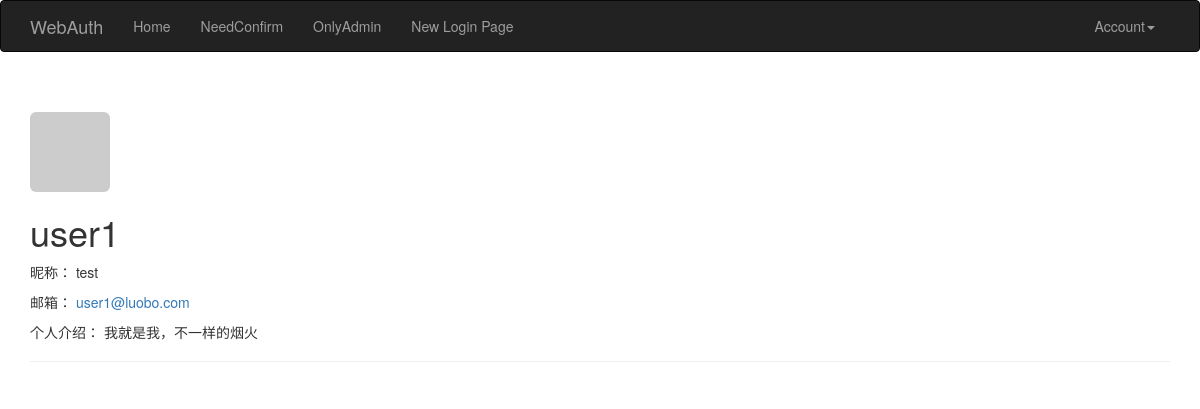
The app's page /user/user1 (signed in), older data.
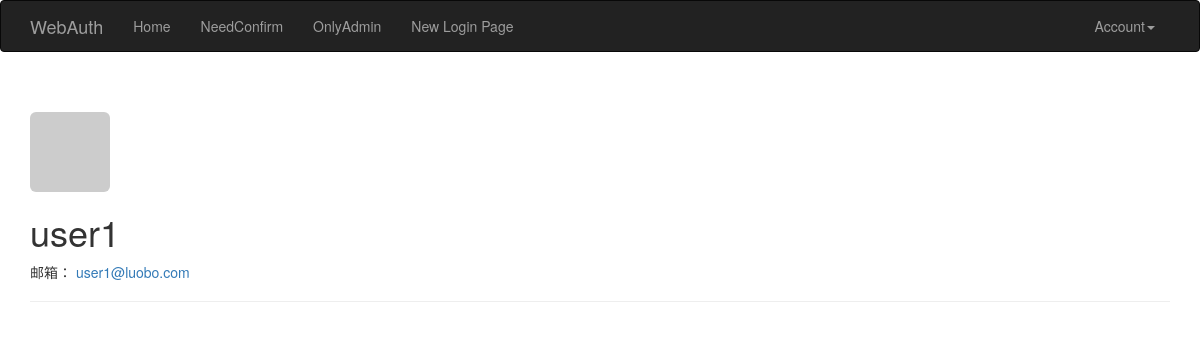
The same page, newer data.
### app/models.py (models this page shows, shortened)
class WebUser(UserMixin, db.Model):
    __tablename__ = 'webuser'
    id = db.Column(db.Integer, primary_key=True)
    user_id = db.Column(db.String(64), unique=True, index=True)
    email = db.Column(db.String(64), unique=True, index=True)
    username = db.Column(db.String(64), unique=True, index=True)
    password_hash = db.Column(db.String(128))
    confirmed = db.Column(db.Boolean, default=False)
    role_id = db.Column(db.Integer, db.ForeignKey('roles.id'), default=1)
    block_status = db.Column(db.Boolean, default=True)
    phone = db.Column(db.Integer)
    nickname = db.Column(db.String(64))
    about_me = db.Column(db.Text())
    avatar_hash = db.Column(db.String(32))
    @property
    def password(self):
        raise AttributeError('You can not read the password')
    def gravatar(self, size=100, default='identicon', rating='g'):
        if request.is_secure:
            url = 'https://secure.gravatar.com/avatar'
        else:
            url = 'http://secure.gravatar.com/avatar'
        email = self.email or 'test@luobo.com'
        hash = self.avatar_hash or hashlib.md5(
            email.lower().encode('utf-8')).hexdigest()
        avatar = '{url}/{hash}?s={size}&d={default}&r={rating}'.format(
            url=url, hash=hash, size=size, default=default, rating=rating
        )
        return avatar

### app/main/views.py (the view, shortened to what this page needs)
@main.route('/user/<username>', methods=['GET', 'POST'])
@login_required
def user(username):
    user = WebUser.query.filter_by(username=username).first()
    if user is None:
        abort(404)
    return render_template('user.html', user=user, avatar=None, gituser=None)

### app/auth/views.py (called while the page is built)
@auth.before_app_request
def before_request():
    if current_user.is_authenticated and not current_user.confirmed and request.endpoint == 'main.needconfirm':
        return redirect(url_for('auth.unconfirmed'))

### app/models.py (called while the page is built)
@login_manager.user_loader
def load_user(user_id):
    return WebUser.query.get(int(user_id))

### app/templates/user.html (shortened to what this page needs)
{% extends "base.html" %}
{% import  "bootstrap/wtf.html" as wtf %}
{% block page_content %}
<div class="page-header">
    {% if avatar %}
    <img style="-webkit-user-select: none;" src="{{ avatar }}" />
    {% else %}
    <img class="img-rounded profile-thumbnail" src="{{ user.gravatar(size=128) }}">
    {% endif %}
    <div class="profile-header">
        <h1>
            {% if gituser %}
            {{ gituser }}
            {% elif current_user.username %}
            {{ user.username }}
            {% endif %}
        </h1>
        {% if user.nickname %}
        <p>昵称： {{ user.nickname }}</p>
        {% endif %}
        {% if user.email %}
        <p>邮箱： <a href="mailto:{{ user.email }}">{{ user.email }}</a> </p>
        {% endif %}
        {% if user.about_me %}
        <p>个人介绍： {{ user.about_me }}</p>
        {% endif %}
    </div>
</div>
{% endblock %}

### app/templates/base.html (shortened to what this page needs)
{% extends "bootstrap/base.html" %}
{% block navbar %}
<div class="navbar navbar-inverse" role="navigation">
    <div class="container">
        <div class="navbar-header">
            <a class="navbar-brand" href="/">WebAuth</a>
        </div>
        <div class="navbar-collapse collapse">
            <ul class="nav navbar-nav">
                <li><a href="/">Home</a></li>
            </ul>
             <ul class="nav navbar-nav">
                <li><a href="/needconfirm">NeedConfirm</a></li>
            </ul>
            <ul class="nav navbar-nav">
                <li><a href="/onlyadmin">OnlyAdmin</a></li>
            </ul>
            <ul class="nav navbar-nav">
                <li><a href="{{ url_for('auth.login_new') }}">New Login Page</a></li>
            </ul>
            <ul class="nav navbar-nav navbar-right">
                {% if current_user.is_authenticated %}
                <li class="dropdown">
                    <a href="#" class="dropdown-toggle" data-toggle="dropdown">Account<b class="caret"></b></a>
                </li>
                        {% else %}
                        <li><a href="{{ url_for('auth.login') }}">Sign In</a></li>
                        {% endif %}
            </ul>
        </div>
    </div>
</div>
{% endblock %}
{% block content %}
<div class="container">
    {% block page_content %}{% endblock %}
</div>
{% endblock %}

Row changes from the older to the newer data that the page shows:
changed WebUser "user1": nickname "test" → (not shown); about_me "我就是我，不一样的烟火" → (not shown)
Text that changed along with them:
text no longer shown: "昵称： 个人介绍："
